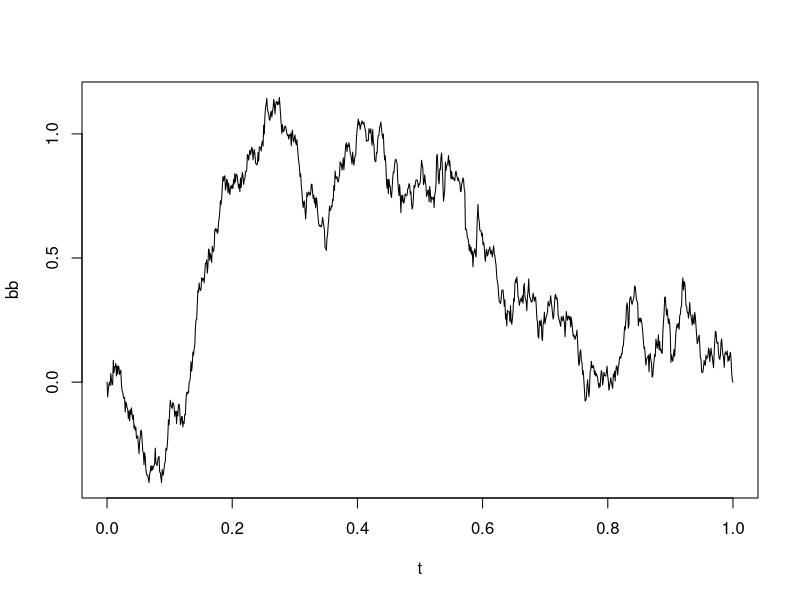

The R script that drew this image:
# bbridge.R
# Example 8.12
# simulation of Brownian bridge

n <- 1000
t <- seq(0,1, length=n)
bm <- c(0,cumsum(rnorm(n-1,0,1)))/sqrt(n)
bb <- bm - t*bm[n]
plot(t,bb,type="l")

